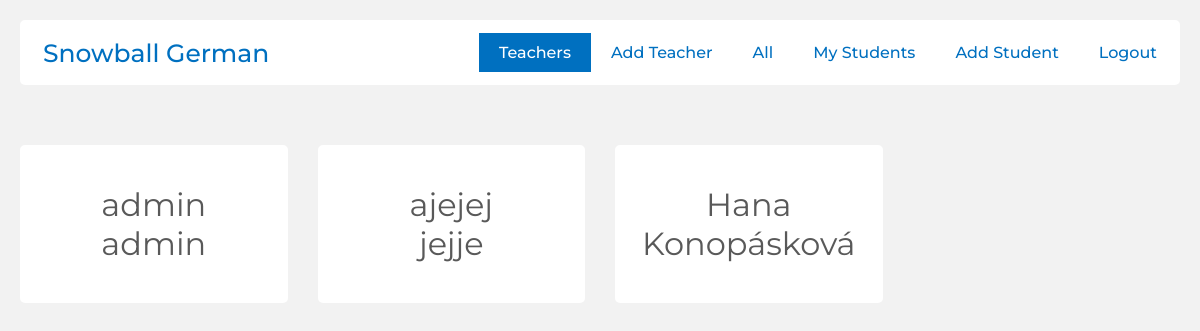
The page /030/teachers.php (signed in) on the database its author committed.
### tables this page shows
CREATE TABLE `user` (
  `id` int(11) NOT NULL,
  `name` varchar(50) NOT NULL,
  `surname` varchar(50) NOT NULL,
  `email` varchar(50) NOT NULL,
  `password` varchar(200) NOT NULL,
  `admin` tinyint(1) NOT NULL,
  `teacher` tinyint(4) NOT NULL,
  `teacher_id` int(11) NOT NULL,
  `gdpr` tinyint(4) NOT NULL
);

### 030/model/trida.php (called while the page is built, shortened)
<?php
class trida
{
    protected $conn;
    public function __construct()
    {
        $this->conn = new PDO('mysql:host=' . trida::HOST . ';dbname=' . trida::DBNAME,
        trida::USER,
        trida::PASS);
        $this->conn->query('SET NAMES utf8');
    }
    public function exec($sql, $PARAMS = [])
    {
        $stmt = $this->conn->prepare($sql);
        $result = $stmt->execute($PARAMS);
        return $stmt;
    }
    public function selectAll($sql, $PARAMS = [])
    {
        return $this->exec($sql, $PARAMS)->fetchAll();
    }
}

### 030/model/abstraktni.php (called while the page is built, shortened)
<?php
class abstraktni
{
    public function __construct(trida $db)
    {
        $this->db = $db;
    }
}

### 030/model/user_repository.php (called while the page is built, shortened)
<?php
class user_repository extends abstraktni{
    public function GetTeachers()
    {
        $sql = 'SELECT * from user where teacher=1 order by name';
        return $this->db->selectAll($sql);
    }
}

### 030/teachers.php (the view, shortened to what this page needs)
<?php
    $db = new trida();
    $us = new user_repository($db);
    $teacher = $us->GetTeachers();
?>
<!DOCTYPE html>
        <html lang="en">
    <head>
        <?php include 'head.php'?>
    </head>
    <body>
        <?php include 'header.php'?>
        <main class="transparent">
            <div class="students">
                <?php foreach($teacher as $s):?>
                <a href="teacherDetail.php?id=<?=$s['id']?>" class="student-content link">
                    <div class="students-element">
                        <h1 class="weight400"><?=$s['name']?></h1>
                        <h1 class="weight400"><?=$s['surname']?></h1>
                    </div>
                </a>
                <?php endforeach;?>
            </div>
        </main>
        </body>
        </html>

### 030/style.css (style rules this page uses)
* { margin: 0; padding: 0; box-sizing: border-box; font-family: 'Montserrat', sans-serif; }
html { --color: #f2f2f2ff; --blue:#0070c0ff; }
body { background: var(--color); }
main { position: relative; max-width: 1200px; margin: 20px auto; min-height: 90vh; background: #fff; box-sizing: border-box; border-radius: 4px; padding: 30px; }
.transparent { background: transparent; border:none; padding: 0; box-shadow: none; margin-top: 60px; min-height: 90vh; }
.students { display: grid; grid-template-columns: 1fr 1fr 1fr 1fr; grid-gap: 30px; align-items: center; justify-content: center; }
.students-element { text-align: center; background: #fff; padding: 40px 0; border-radius: 5px; transition: 0.4s; color: #595959ff; }
.student-content { width: 100%; height: 100%; }
.weight400 { font-weight: 400; }
.link { text-decoration: none; color: #000; }
@media (max-width: 1200px) { main { margin: 20px; } }

### rows shown on the page
user: name "admin", surname "admin"
user: name "ajejej", surname "jejje"
user: name "Hana", surname "Konopásková"
